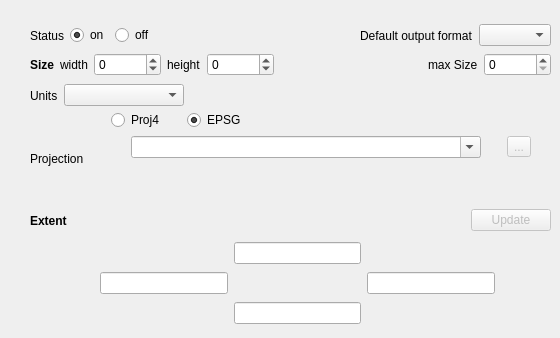
     <widget class="QWidget" name="mainTabForm">
      <attribute name="title">
       <string>Main</string>
      </attribute>
      <attribute name="toolTip">
       <string>&lt;html&gt;&lt;head/&gt;&lt;body&gt;&lt;p&gt;Main configuration settings for the map object.&lt;/p&gt;&lt;/body&gt;&lt;/html&gt;</string>
      </attribute>
      <widget class="QWidget" name="layoutWidget1">
       <property name="geometry">
        <rect>
         <x>30</x>
         <y>50</y>
         <width>521</width>
         <height>29</height>
        </rect>
       </property>
       <layout class="QHBoxLayout" name="horizontalLayout">
        <item>
         <widget class="QLabel" name="size_label">
          <property name="font">
           <font>
            <weight>75</weight>
            <bold>true</bold>
           </font>
          </property>
          <property name="toolTip">
           <string>&lt;html&gt;&lt;head/&gt;&lt;body&gt;&lt;p&gt;Size of the map.&lt;/p&gt;&lt;/body&gt;&lt;/html&gt;</string>
          </property>
          <property name="text">
           <string>Size</string>
          </property>
         </widget>
        </item>
        <item>
         <widget class="QLabel" name="mf_sizewidth_label">
          <property name="text">
           <string>width</string>
          </property>
         </widget>
        </item>
        <item>
         <widget class="QSpinBox" name="mf_map_size_width">
          <property name="toolTip">
           <string>&lt;html&gt;&lt;head/&gt;&lt;body&gt;&lt;p&gt;Width of the map.&lt;/p&gt;&lt;/body&gt;&lt;/html&gt;</string>
          </property>
          <property name="minimum">
           <number>-1</number>
          </property>
          <property name="maximum">
           <number>999999</number>
          </property>
         </widget>
        </item>
        <item>
         <widget class="QLabel" name="mf_sizeheight_label">
          <property name="text">
           <string>height</string>
          </property>
         </widget>
        </item>
        <item>
         <widget class="QSpinBox" name="mf_map_size_height">
          <property name="toolTip">
           <string>&lt;html&gt;&lt;head/&gt;&lt;body&gt;&lt;p&gt;Height of the map.&lt;/p&gt;&lt;/body&gt;&lt;/html&gt;</string>
          </property>
          <property name="minimum">
           <number>-1</number>
          </property>
          <property name="maximum">
           <number>999999</number>
          </property>
         </widget>
        </item>
        <item>
         <spacer name="horizontalSpacer_2">
          <property name="orientation">
           <enum>Qt::Horizontal</enum>
          </property>
          <property name="sizeHint" stdset="0">
           <size>
            <width>40</width>
            <height>20</height>
           </size>
          </property>
         </spacer>
        </item>
        <item>
         <widget class="QLabel" name="mf_map_maxsize_label">
          <property name="text">
           <string>max Size</string>
          </property>
         </widget>
        </item>
        <item>
         <widget class="QSpinBox" name="mf_map_maxsize">
          <property name="toolTip">
           <string>&lt;html&gt;&lt;head/&gt;&lt;body&gt;&lt;p&gt;Max size for the map (height and/or width). Default to 2048 pixels.&lt;/p&gt;&lt;/body&gt;&lt;/html&gt;</string>
          </property>
          <property name="maximum">
           <number>99999999</number>
          </property>
         </widget>
        </item>
       </layout>
      </widget>
      <widget class="QWidget" name="layoutWidget2">
       <property name="geometry">
        <rect>
         <x>30</x>
         <y>20</y>
         <width>521</width>
         <height>31</height>
        </rect>
       </property>
       <layout class="QHBoxLayout" name="horizontalLayout_2">
        <item>
         <widget class="QLabel" name="label">
          <property name="text">
           <string>Status</string>
          </property>
         </widget>
        </item>
        <item>
         <widget class="QRadioButton" name="mf_map_status_on">
          <property name="autoFillBackground">
           <bool>false</bool>
          </property>
          <property name="text">
           <string>on</string>
          </property>
          <property name="checked">
           <bool>true</bool>
          </property>
         </widget>
        </item>
        <item>
         <widget class="QRadioButton" name="mf_map_status_off">
          <property name="text">
           <string>off</string>
          </property>
         </widget>
        </item>
        <item>
         <spacer name="horizontalSpacer_4">
          <property name="orientation">
           <enum>Qt::Horizontal</enum>
          </property>
          <property name="sizeHint" stdset="0">
           <size>
            <width>40</width>
            <height>20</height>
           </size>
          </property>
         </spacer>
        </item>
        <item>
         <widget class="QLabel" name="mf_default_output_label">
          <property name="text">
           <string>Default output format</string>
          </property>
         </widget>
        </item>
        <item>
         <widget class="QComboBox" name="mf_map_outputformat">
          <property name="toolTip">
           <string>&lt;html&gt;&lt;head/&gt;&lt;body&gt;&lt;p&gt;Default output format&lt;/p&gt;&lt;/body&gt;&lt;/html&gt;</string>
          </property>
         </widget>
        </item>
       </layout>
      </widget>
      <widget class="QWidget" name="layoutWidget3">
       <property name="geometry">
        <rect>
         <x>30</x>
         <y>80</y>
         <width>521</width>
         <height>31</height>
        </rect>
       </property>
       <layout class="QHBoxLayout" name="horizontalLayout_3">
        <item>
         <widget class="QLabel" name="units_label">
          <property name="text">
           <string>Units</string>
          </property>
         </widget>
        </item>
        <item>
         <widget class="QComboBox" name="mf_map_units">
          <property name="minimumSize">
           <size>
            <width>120</width>
            <height>0</height>
           </size>
          </property>
          <property name="maximumSize">
           <size>
            <width>200</width>
            <height>16777215</height>
           </size>
          </property>
          <property name="toolTip">
           <string>&lt;html&gt;&lt;head/&gt;&lt;body&gt;&lt;p&gt;Units of the map coordinates.&lt;/p&gt;&lt;/body&gt;&lt;/html&gt;</string>
          </property>
          <property name="editable">
           <bool>false</bool>
          </property>
         </widget>
        </item>
        <item>
         <spacer name="horizontalSpacer_15">
          <property name="orientation">
           <enum>Qt::Horizontal</enum>
          </property>
          <property name="sizeHint" stdset="0">
           <size>
            <width>40</width>
            <height>20</height>
           </size>
          </property>
         </spacer>
        </item>
       </layout>
      </widget>
      <widget class="QWidget" name="layoutWidget4">
       <property name="geometry">
        <rect>
         <x>30</x>
         <y>200</y>
         <width>521</width>
         <height>41</height>
        </rect>
       </property>
       <layout class="QHBoxLayout" name="horizontalLayout_6">
        <item>
         <widget class="QLabel" name="mf_map_extent_label">
          <property name="font">
           <font>
            <weight>75</weight>
            <bold>true</bold>
           </font>
          </property>
          <property name="toolTip">
           <string>&lt;html&gt;&lt;head/&gt;&lt;body&gt;&lt;p&gt;Extent of the map: set to auto to let Mapfile Editor calculate it.&lt;/p&gt;&lt;/body&gt;&lt;/html&gt;</string>
          </property>
          <property name="text">
           <string>Extent</string>
          </property>
         </widget>
        </item>
        <item>
         <spacer name="horizontalSpacer">
          <property name="orientation">
           <enum>Qt::Horizontal</enum>
          </property>
          <property name="sizeHint" stdset="0">
           <size>
            <width>40</width>
            <height>20</height>
           </size>
          </property>
         </spacer>
        </item>
        <item>
         <widget class="QPushButton" name="mf_map_extent_update">
          <property name="enabled">
           <bool>false</bool>
          </property>
          <property name="text">
           <string>Update</string>
          </property>
         </widget>
        </item>
       </layout>
      </widget>
      <widget class="QWidget" name="layoutWidget5">
       <property name="geometry">
        <rect>
         <x>30</x>
         <y>110</y>
         <width>521</width>
         <height>97</height>
        </rect>
       </property>
       <layout class="QHBoxLayout" name="projectionLayout">
        <item>
         <widget class="QLabel" name="mf_map_projection_label">
          <property name="enabled">
           <bool>true</bool>
          </property>
          <property name="minimumSize">
           <size>
            <width>75</width>
            <height>0</height>
           </size>
          </property>
          <property name="maximumSize">
           <size>
            <width>75</width>
            <height>16777215</height>
           </size>
          </property>
          <property name="baseSize">
           <size>
            <width>0</width>
            <height>0</height>
           </size>
          </property>
          <property name="text">
           <string>Projection</string>
          </property>
         </widget>
        </item>
        <item>
         <layout class="QVBoxLayout" name="verticalLayout_2">
          <item>
           <layout class="QHBoxLayout" name="horizontalLayout_40">
            <property name="sizeConstraint">
             <enum>QLayout::SetDefaultConstraint</enum>
            </property>
            <item>
             <widget class="QRadioButton" name="mf_map_projection_btproj">
              <property name="minimumSize">
               <size>
                <width>70</width>
                <height>0</height>
               </size>
              </property>
              <property name="maximumSize">
               <size>
                <width>70</width>
                <height>16777215</height>
               </size>
              </property>
              <property name="baseSize">
               <size>
                <width>70</width>
                <height>0</height>
               </size>
              </property>
              <property name="toolTip">
               <string>&lt;html&gt;&lt;head/&gt;&lt;body&gt;&lt;p&gt;Define projection using WKT Proj4 string.&lt;/p&gt;&lt;/body&gt;&lt;/html&gt;</string>
              </property>
              <property name="text">
               <string>Proj4</string>
              </property>
             </widget>
            </item>
            <item>
             <widget class="QRadioButton" name="mf_map_projection_btepsg">
              <property name="minimumSize">
               <size>
                <width>70</width>
                <height>0</height>
               </size>
              </property>
              <property name="maximumSize">
               <size>
                <width>70</width>
                <height>16777215</height>
               </size>
              </property>
              <property name="baseSize">
               <size>
                <width>70</width>
                <height>0</height>
               </size>
              </property>
              <property name="toolTip">
               <string>&lt;html&gt;&lt;head/&gt;&lt;body&gt;&lt;p&gt;Define projection using EPSG code.&lt;/p&gt;&lt;/body&gt;&lt;/html&gt;</string>
              </property>
              <property name="text">
               <string>EPSG</string>
              </property>
              <property name="checked">
               <bool>true</bool>
              </property>
             </widget>
            </item>
            <item>
             <spacer name="horizontalSpacer_16">
              <property name="orientation">
               <enum>Qt::Horizontal</enum>
              </property>
              <property name="sizeHint" stdset="0">
               <size>
                <width>40</width>
                <height>20</height>
               </size>
              </property>
             </spacer>
            </item>
           </layout>
          </item>
          <item>
           <layout class="QHBoxLayout" name="horizontalLayout_30">
            <item>
             <widget class="QComboBox" name="mf_map_projection">
              <property name="minimumSize">
               <size>
                <width>300</width>
                <height>0</height>
               </size>
              </property>
              <property name="maximumSize">
               <size>
                <width>350</width>
                <height>16777215</height>
               </size>
              </property>
              <property name="toolTip">
               <string>&lt;html&gt;&lt;head/&gt;&lt;body&gt;&lt;p&gt;Search EPSG code using EPSG key word or WKT proj4 string using +proj key word. Projection are always store in wkt proj string for best performance.&lt;/p&gt;&lt;/body&gt;&lt;/html&gt;</string>
              </property>
              <property name="editable">
               <bool>true</bool>
              </property>
             </widget>
            </item>
            <item>
             <widget class="QToolButton" name="mf_map_projection_btlink">
              <property name="enabled">
               <bool>false</bool>
              </property>
              <property name="toolTip">
               <string>&lt;html&gt;&lt;head/&gt;&lt;body&gt;&lt;p&gt;Get information about the projection!&lt;/p&gt;&lt;/body&gt;&lt;/html&gt;</string>
              </property>
              <property name="statusTip">
               <string>&lt;html&gt;&lt;head/&gt;&lt;body&gt;&lt;p&gt;Get information about the projection!&lt;/p&gt;&lt;/body&gt;&lt;/html&gt;</string>
              </property>
              <property name="whatsThis">
               <string>&lt;html&gt;&lt;head/&gt;&lt;body&gt;&lt;p&gt;Get information about the projection!&lt;/p&gt;&lt;/body&gt;&lt;/html&gt;</string>
              </property>
              <property name="text">
               <string>...</string>
              </property>
              <property name="icon">
               <iconset resource="resources.qrc">
                <normaloff>:/ui/images/icons/documentinfo.png</normaloff>:/ui/images/icons/documentinfo.png</iconset>
              </property>
             </widget>
            </item>
           </layout>
          </item>
          <item>
           <widget class="QLabel" name="mf_map_projection_info">
            <property name="styleSheet">
             <string notr="true"/>
            </property>
            <property name="text">
             <string/>
            </property>
            <property name="textFormat">
             <enum>Qt::PlainText</enum>
            </property>
            <property name="margin">
             <number>5</number>
            </property>
           </widget>
          </item>
         </layout>
        </item>
       </layout>
      </widget>
      <widget class="QWidget" name="layoutWidget_4">
       <property name="geometry">
        <rect>
         <x>100</x>
         <y>240</y>
         <width>395</width>
         <height>89</height>
        </rect>
       </property>
       <layout class="QGridLayout" name="gridLayout_3">
        <item row="0" column="1">
         <widget class="QLineEdit" name="mf_map_extent_top">
          <property name="enabled">
           <bool>true</bool>
          </property>
          <property name="toolTip">
           <string>&lt;html&gt;&lt;head/&gt;&lt;body&gt;&lt;p&gt;Top of extent.&lt;/p&gt;&lt;/body&gt;&lt;/html&gt;</string>
          </property>
         </widget>
        </item>
        <item row="1" column="0">
         <widget class="QLineEdit" name="mf_map_extent_left">
          <property name="enabled">
           <bool>true</bool>
          </property>
          <property name="toolTip">
           <string>&lt;html&gt;&lt;head/&gt;&lt;body&gt;&lt;p&gt;Left of extent.&lt;/p&gt;&lt;/body&gt;&lt;/html&gt;</string>
          </property>
         </widget>
        </item>
        <item row="1" column="2">
         <widget class="QLineEdit" name="mf_map_extent_right">
          <property name="enabled">
           <bool>true</bool>
          </property>
          <property name="toolTip">
           <string>&lt;html&gt;&lt;head/&gt;&lt;body&gt;&lt;p&gt;Right of extent.&lt;/p&gt;&lt;/body&gt;&lt;/html&gt;</string>
          </property>
         </widget>
        </item>
        <item row="2" column="1">
         <widget class="QLineEdit" name="mf_map_extent_bottom">
          <property name="enabled">
           <bool>true</bool>
          </property>
          <property name="toolTip">
           <string>&lt;html&gt;&lt;head/&gt;&lt;body&gt;&lt;p&gt;Bottom of extent.&lt;/p&gt;&lt;/body&gt;&lt;/html&gt;</string>
          </property>
         </widget>
        </item>
       </layout>
      </widget>
     </widget>
